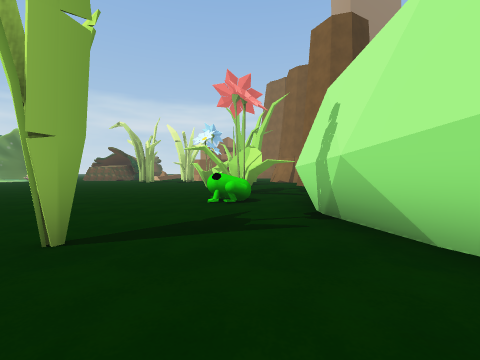
view 1 (above)

24 first-person views from a walk through a scene from a Unity 3-D project. The camera is 1.3 m above the floor, tilts 2° down and sees 90° across. The floor is counted in squares, 2 m on a side. Each view is taken from the middle of a square. On the plan, view 1 faces up. The plan holds only what a view shows up to about 9 squares ahead; the rest is blank. The place goes on beyond the plan. The player is left out. Some surface patterns are stand-ins.

view 2
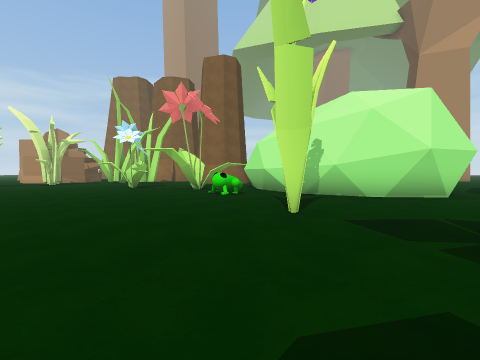

view 3
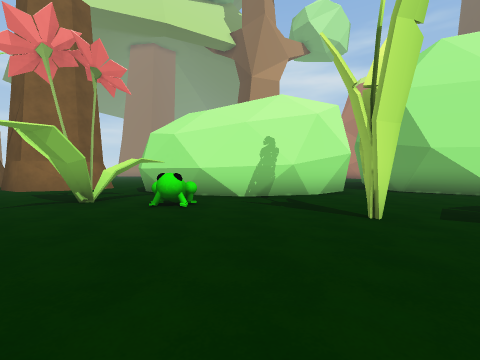

view 4
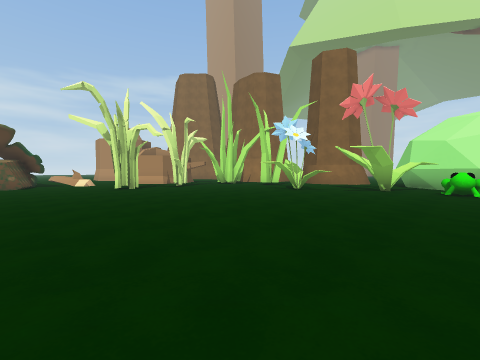

view 5
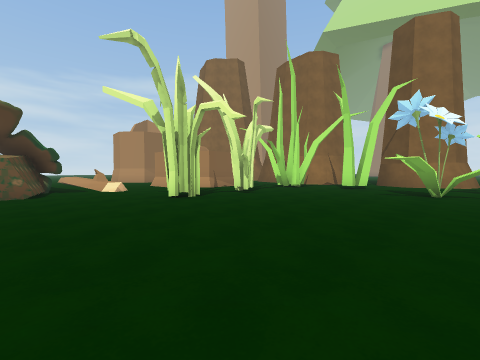

view 6
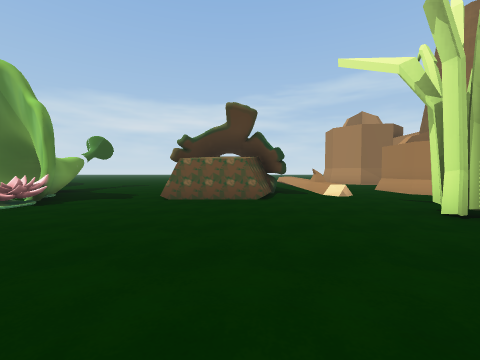

view 7
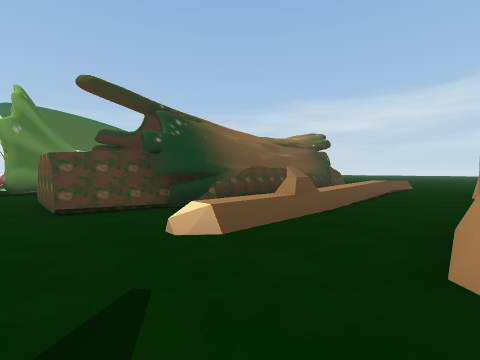

view 8
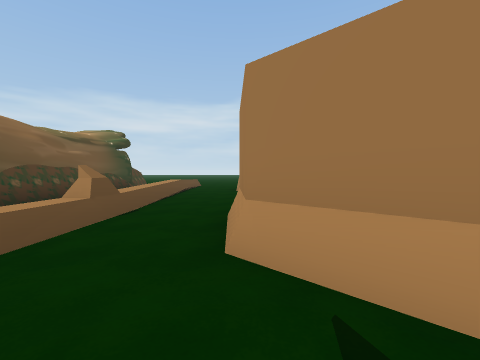

view 9
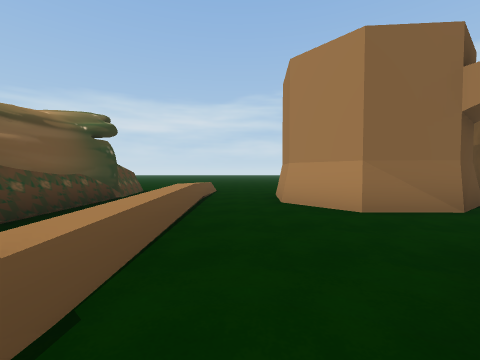

view 10
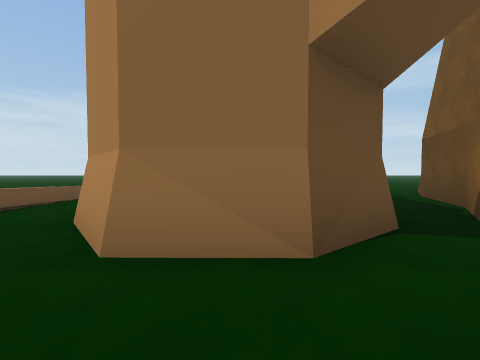

view 11
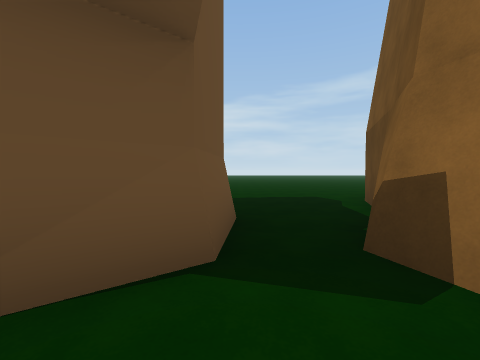

view 12
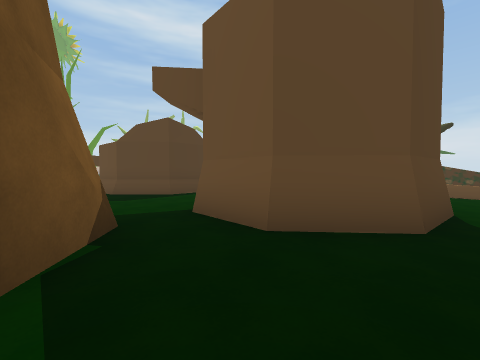

view 13
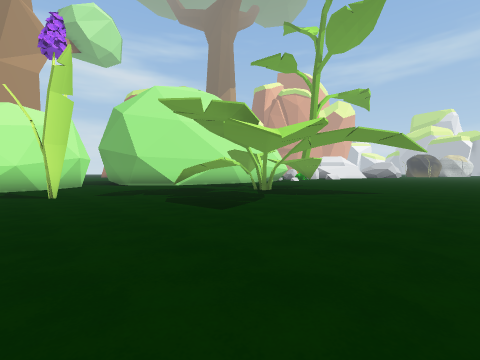

view 14
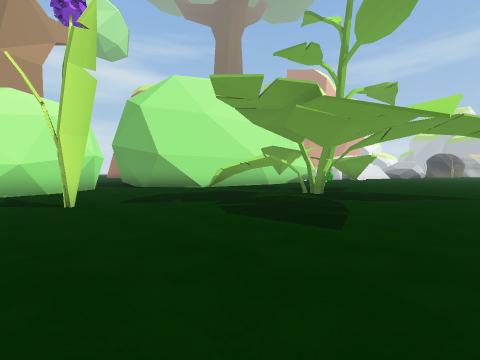

view 15
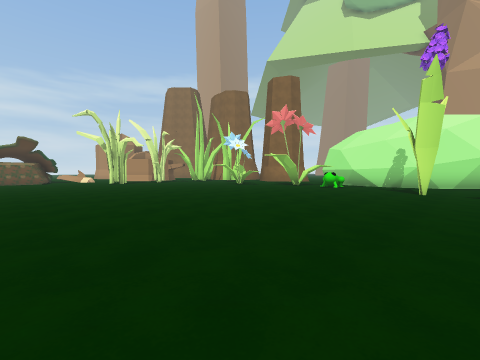

view 16
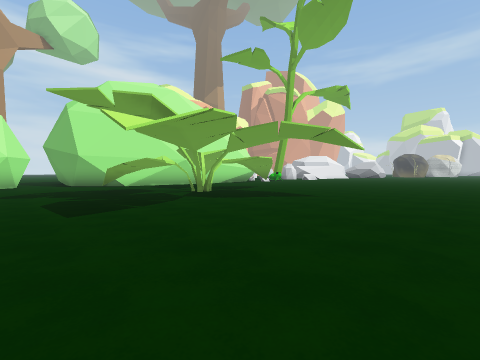

view 17
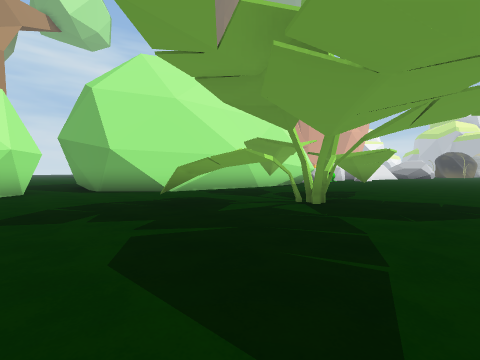

view 18
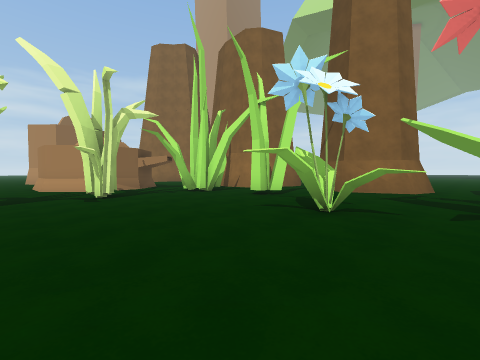

view 19
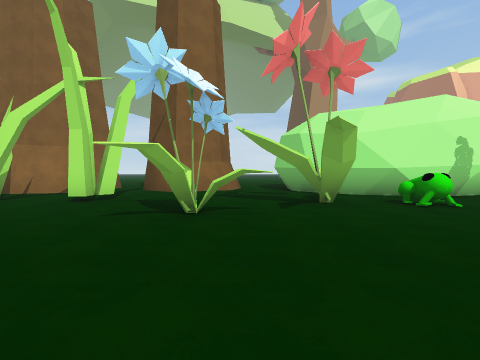

view 20
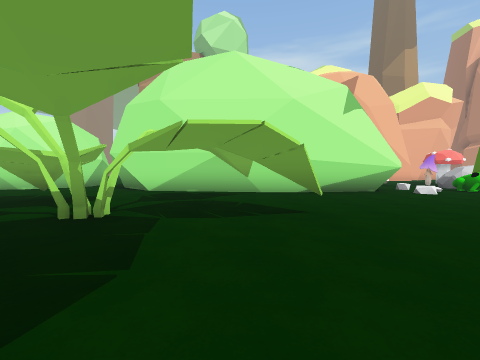

view 21
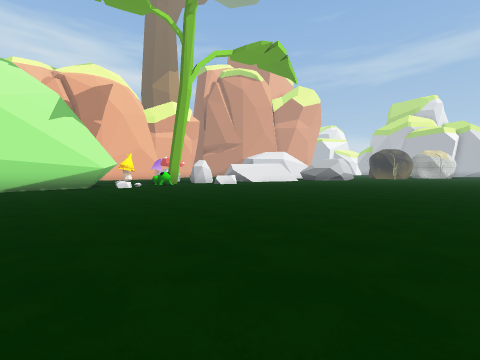

view 22
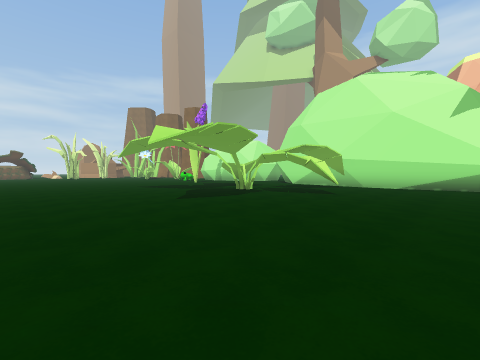

view 23
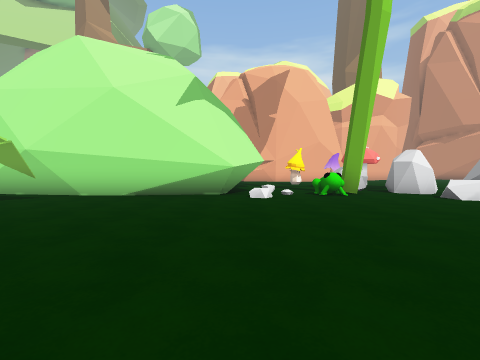

view 24
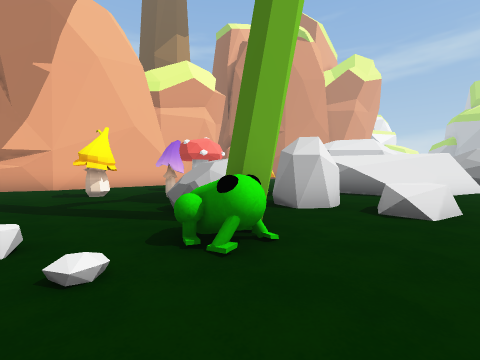

### Floor plan
Points are (right, up) in squares from view 1. A wall is a line through its corners. A room is listed if a view was taken in it or the views show most of it. See-through windows are left out.
Room 1 (views 1, 2, 3, 4, 5, 6, 7, 8, 9, 13, 14, 15, 16, 17, 18, 19, 20, 21, 22, 23, 24)
walls: (-2.6, -1.5) (-2.2, -1.3) (-1.6, -1.3); (-3.4, -3.6) (-2.9, -3); (-3.1, -4.2) (-3.5, -3.9); (-3.6, -4.5) (-3.6, -3.7) (-4, -3.3); (1.1, -2.6) (2.6, -1.1); (1.3, -2.2) (2.2, -1.3); (0.5, -4.7) (1.5, -1.8); (-3.4, -7.3) (-3.9, -6.8); (0.4, -6.6) (0.9, -3.2); (2.1, 0.8) (1.1, 2.7) (1.2, 5) (2.2, 6.9); (1.6, 2) (1.1, 3.6); (2.8, 0.4) (1.8, 1.5); (1.1, 4.1) (1.5, 5.6); (0.3, -10.6) (0.4, -5.8); (0.6, -10.6) (0.4, -8.9); (1.9, 6.3) (2.7, 7.1); (1.6, -11.3) (0.3, -10.7) (0.3, -10.1); (1.6, -11.6) (0.5, -11); (3.4, 9.4) (2.7, 11.1) (3.5, 12.4); (0.8, 11.8) (0.4, 12.1); (0.1, 12.2) (0.1, 12.7); (0, 14) (-0.2, 14.5); (0.8, 14.4) (0.3, 14.6); (-0.4, 14.7) (-1, 14.5); (2.6, 14.4) (2.3, 14.9); (9.3, -14.3) (9.3, -13.2) (9.8, -11.9); (2.8, 14.5) (2.4, 15.1); (1.9, -18.9) (3, -19.6); (-3, 17) (-4, 18) (-4, 19.6); (-1.3, 17) (-2.2, 17); (-0.7, -21.5) (-0.2, -20.2); (-6.5, 17.7) (-6.4, 20); (-7.8, 18.4) (-7.9, 17.8); (-7.8, 18.5) (-7.8, 17.7); (-8.3, 18.6) (-8.8, 16.6) (-10.5, 16.6); (-6, 19.3) (-6.5, 19.3); (-8, 19.2) (-7.6, 18); (-8, 19.3) (-8.6, 16.6); (-8.2, 20.6) (-7.7, 17.9); (-3.1, 22.9) (-4, 24) (-3.8, 25.7); (-8.2, 22.9) (-8.3, 22.2); (-8.1, 24.7) (-8.2, 24) (-8.1, 20); (-8.1, 25.1) (-8.2, 23.7); (-8.1, 25.3) (-7.9, 18.3); (-5.9, 27.1) (-5.9, 17.6); (-8.5, 27.1) (-8.3, 25.3)
low walls: (1.9, 1.6) (1.6, 2.2); (0.7, -10.7) (0.5, -8.4); (1.3, -11) (0.6, -10.6); (-8.3, 26.6) (-8.1, 24.7)
ways out: opening at (-3, 21.5) to room 2; opening at (-3, 27) to room 2; opening at (-1, 16) to room 2; opening at (1, 15) to room 2; opening at (2, 8.5); opening at (3, 0); opening at (3, 13)
objects: other object (-3, 15); other object (-2, 9) to (-1, 10); other object (0, -17) to (0, -16); other object (0, 5); other object (0, 7) to (1, 8); other object (1, -17) to (2, -16); other object (1, -14) to (1, -13); other object (2, -15) to (3, -14); other object (4, -18); mushroom (5, -15); mushroom (6, -17); mushroom (6, -14)
Room 2 (views 10, 11, 12)
walls: (-2.7, 20.6) (-1.5, 20.6) (-0.4, 19.6) (-0.3, 18.1); (1.5, 23.3) (1.2, 24) (1.6, 24.8); (1.2, 24.2) (2.1, 25.3) (2.8, 27.4); (-2.8, 26.6) (-1.2, 26.5) (-0.2, 25.3) (-0.3, 23.8) (-1.5, 22.8) (-3.1, 22.9); (2.4, 15.1) (2.3, 15.8); (2.4, 14.4) (2, 15.7)
ways out: opening at (-3, 21.5) to room 1; opening at (-3, 27) to room 1; opening at (-1, 16) to room 1; opening at (1, 15) to room 1

Where each view was taken, in squares from view 1:
view 1: 0 up, 0 right, facing up
view 2: 0 up, 5 left, facing up-right
view 3: 4 up, 5 left, facing right
view 4: 5 up, 9 left, facing up-right
view 5: 9 up, 9 left, facing up-right
view 6: 11 up, 9 left, facing up
view 7: 16 up, 4 left, facing up-left
view 8: 16 up, 4 left, facing up
view 9: 19 up, 5 left, facing up
view 10: 21 up, 2 left, facing up
view 11: 22 up, 0 right, facing up
view 12: 27 up, 2 right, facing down-left
view 13: 3 up, 9 left, facing down-right
view 14: 3 up, 7 left, facing down-right
view 15: 1 up, 10 left, facing up-right
view 16: 1 up, 10 left, facing down-right
view 17: 1 up, 6 left, facing down-right
view 18: 8 up, 5 left, facing up-right
view 19: 9 up, 5 left, facing right
view 20: 6 down, 7 left, facing right
view 21: 8 down, 10 left, facing down-right
view 22: 10 down, 10 left, facing up-right
view 23: 11 down, 6 left, facing right
view 24: 12 down, 1 left, facing down-right
